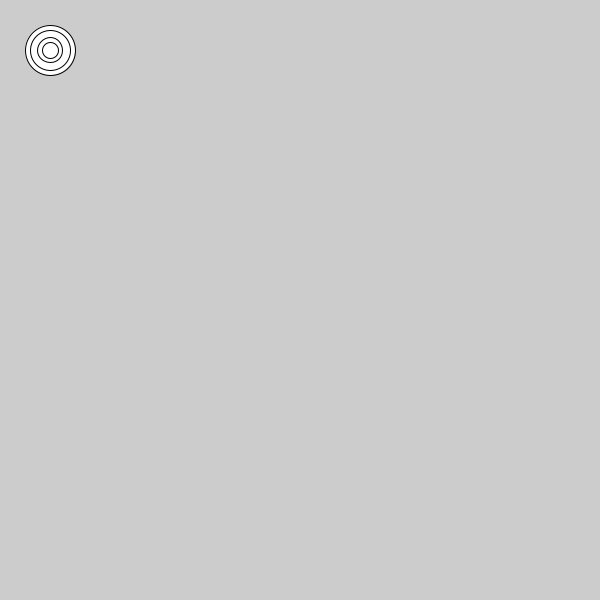
Frame 1 (no input)
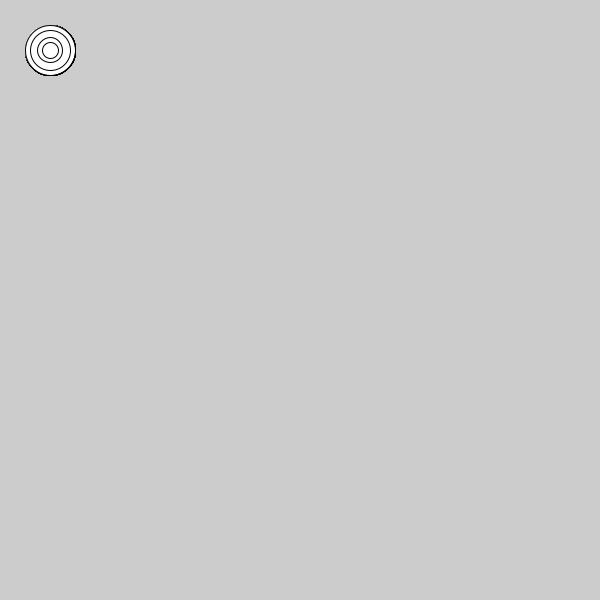
Frame 60 (the mouse pressed at the canvas centre just before this capture)
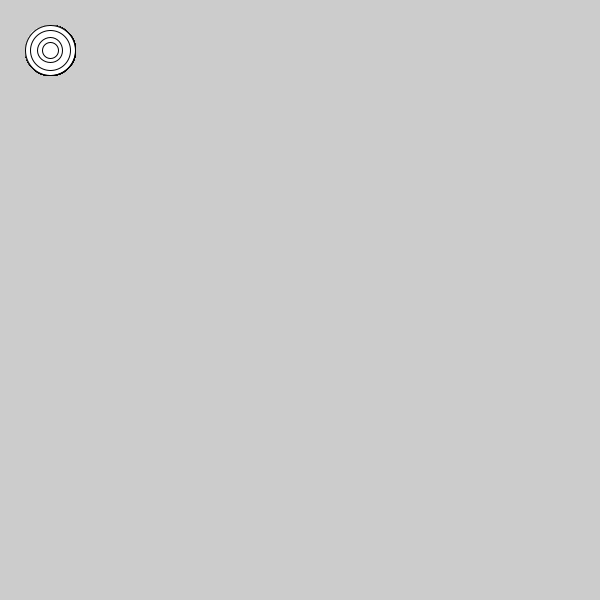
Frame 120 (the mouse held since frame 60 and released just before this capture)

The Processing sketch that drew these frames (run headless with seeded random() and noise(); from frame 60 on, the mouse is pressed at the canvas centre):

// Processing sketch: Pattern
// ── Pattern.pde
void setup(){
size(600,600);

}
void draw(){

ring(50,50,50);
}
void ring(int x, int y, int r){

circle(x,y,r);
circle(x,y,r/1.25);
circle(x,y,r/2);
circle(x,y,r/3);

}
